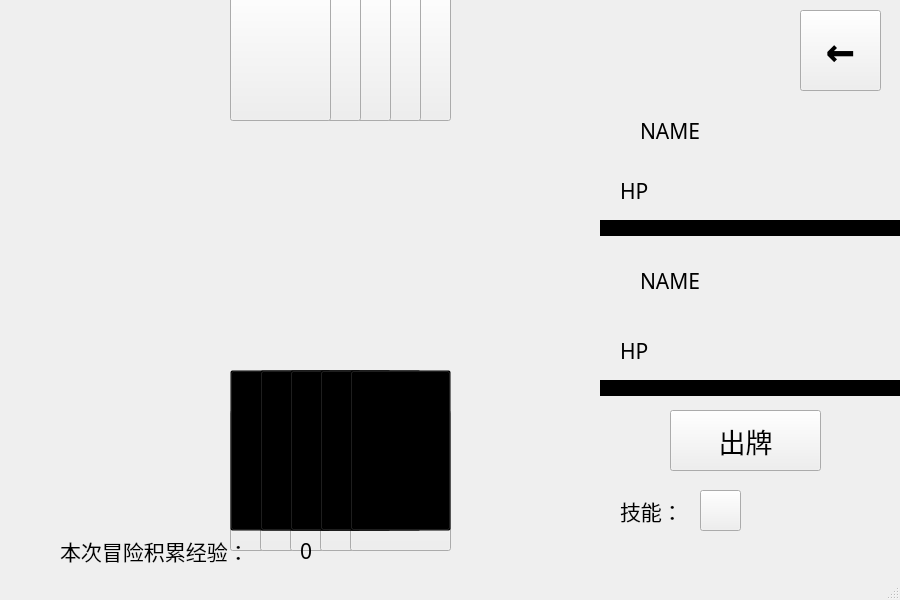
<?xml version="1.0" encoding="UTF-8"?>
<ui version="4.0">
 <class>AdventureWindow</class>
 <widget class="QMainWindow" name="AdventureWindow">
  <property name="geometry">
   <rect>
    <x>0</x>
    <y>0</y>
    <width>900</width>
    <height>600</height>
   </rect>
  </property>
  <property name="windowTitle">
   <string>MainWindow</string>
  </property>
  <widget class="QWidget" name="centralwidget">
   <widget class="QLabel" name="blue_frame_2">
    <property name="geometry">
     <rect>
      <x>60</x>
      <y>20</y>
      <width>551</width>
      <height>511</height>
     </rect>
    </property>
    <property name="styleSheet">
     <string notr="true">border-image: url(:/image/pet_frame);</string>
    </property>
    <property name="text">
     <string/>
    </property>
   </widget>
   <widget class="QLabel" name="blank_bg">
    <property name="geometry">
     <rect>
      <x>0</x>
      <y>-10</y>
      <width>901</width>
      <height>571</height>
     </rect>
    </property>
    <property name="styleSheet">
     <string notr="true">border-image: url(:/image/blank_bg);</string>
    </property>
    <property name="text">
     <string/>
    </property>
   </widget>
   <widget class="QPushButton" name="mycard_4">
    <property name="geometry">
     <rect>
      <x>320</x>
      <y>410</y>
      <width>101</width>
      <height>141</height>
     </rect>
    </property>
    <property name="styleSheet">
     <string notr="true">border-image: url(:/image/card_01);</string>
    </property>
    <property name="text">
     <string/>
    </property>
   </widget>
   <widget class="QLabel" name="blank_bg_2">
    <property name="geometry">
     <rect>
      <x>-150</x>
      <y>530</y>
      <width>1181</width>
      <height>71</height>
     </rect>
    </property>
    <property name="styleSheet">
     <string notr="true">border-image: url(:/image/blank_bg);</string>
    </property>
    <property name="text">
     <string/>
    </property>
   </widget>
   <widget class="QLabel" name="blank_bg_3">
    <property name="geometry">
     <rect>
      <x>-110</x>
      <y>-20</y>
      <width>1651</width>
      <height>41</height>
     </rect>
    </property>
    <property name="styleSheet">
     <string notr="true">border-image: url(:/image/blank_bg);</string>
    </property>
    <property name="text">
     <string/>
    </property>
   </widget>
   <widget class="QPushButton" name="mycard_1">
    <property name="geometry">
     <rect>
      <x>230</x>
      <y>410</y>
      <width>101</width>
      <height>141</height>
     </rect>
    </property>
    <property name="styleSheet">
     <string notr="true">border-image: url(:/image/card_01);</string>
    </property>
    <property name="text">
     <string/>
    </property>
   </widget>
   <widget class="QPushButton" name="mycard_2">
    <property name="geometry">
     <rect>
      <x>260</x>
      <y>410</y>
      <width>101</width>
      <height>141</height>
     </rect>
    </property>
    <property name="styleSheet">
     <string notr="true">border-image: url(:/image/card_01);</string>
    </property>
    <property name="text">
     <string/>
    </property>
   </widget>
   <widget class="QPushButton" name="mycard_3">
    <property name="geometry">
     <rect>
      <x>290</x>
      <y>410</y>
      <width>101</width>
      <height>141</height>
     </rect>
    </property>
    <property name="styleSheet">
     <string notr="true">border-image: url(:/image/card_01);</string>
    </property>
    <property name="text">
     <string/>
    </property>
   </widget>
   <widget class="QPushButton" name="mycard_5">
    <property name="geometry">
     <rect>
      <x>350</x>
      <y>410</y>
      <width>101</width>
      <height>141</height>
     </rect>
    </property>
    <property name="styleSheet">
     <string notr="true">border-image: url(:/image/card_01);</string>
    </property>
    <property name="text">
     <string/>
    </property>
   </widget>
   <widget class="QPushButton" name="vscard_1">
    <property name="geometry">
     <rect>
      <x>230</x>
      <y>-20</y>
      <width>101</width>
      <height>141</height>
     </rect>
    </property>
    <property name="styleSheet">
     <string notr="true">border-image: url(:/image/card_bg);</string>
    </property>
    <property name="text">
     <string/>
    </property>
   </widget>
   <widget class="QPushButton" name="vscard_2">
    <property name="geometry">
     <rect>
      <x>260</x>
      <y>-20</y>
      <width>101</width>
      <height>141</height>
     </rect>
    </property>
    <property name="styleSheet">
     <string notr="true">border-image: url(:/image/card_bg);</string>
    </property>
    <property name="text">
     <string/>
    </property>
   </widget>
   <widget class="QPushButton" name="vscard_3">
    <property name="geometry">
     <rect>
      <x>290</x>
      <y>-20</y>
      <width>101</width>
      <height>141</height>
     </rect>
    </property>
    <property name="styleSheet">
     <string notr="true">border-image: url(:/image/card_bg);</string>
    </property>
    <property name="text">
     <string/>
    </property>
   </widget>
   <widget class="QPushButton" name="vscard_4">
    <property name="geometry">
     <rect>
      <x>320</x>
      <y>-20</y>
      <width>101</width>
      <height>141</height>
     </rect>
    </property>
    <property name="styleSheet">
     <string notr="true">border-image: url(:/image/card_bg);</string>
    </property>
    <property name="text">
     <string/>
    </property>
   </widget>
   <widget class="QPushButton" name="vscard_5">
    <property name="geometry">
     <rect>
      <x>350</x>
      <y>-20</y>
      <width>101</width>
      <height>141</height>
     </rect>
    </property>
    <property name="styleSheet">
     <string notr="true">border-image: url(:/image/card_bg);</string>
    </property>
    <property name="text">
     <string/>
    </property>
   </widget>
   <widget class="QLabel" name="jjc_bg_blue">
    <property name="geometry">
     <rect>
      <x>190</x>
      <y>110</y>
      <width>300</width>
      <height>300</height>
     </rect>
    </property>
    <property name="styleSheet">
     <string notr="true">border-image: url(:/image/jjc_bg_blue);</string>
    </property>
    <property name="text">
     <string/>
    </property>
   </widget>
   <widget class="QLabel" name="jjc_bg_grey">
    <property name="geometry">
     <rect>
      <x>490</x>
      <y>-30</y>
      <width>300</width>
      <height>300</height>
     </rect>
    </property>
    <property name="styleSheet">
     <string notr="true">border-image: url(:/image/jjc_bg_grey);</string>
    </property>
    <property name="text">
     <string/>
    </property>
   </widget>
   <widget class="QLabel" name="jjc_bg_grey_2">
    <property name="geometry">
     <rect>
      <x>490</x>
      <y>280</y>
      <width>300</width>
      <height>300</height>
     </rect>
    </property>
    <property name="styleSheet">
     <string notr="true">border-image: url(:/image/jjc_bg_grey);</string>
    </property>
    <property name="text">
     <string/>
    </property>
   </widget>
   <widget class="QLabel" name="jjc_bg_grey_3">
    <property name="geometry">
     <rect>
      <x>-100</x>
      <y>280</y>
      <width>300</width>
      <height>300</height>
     </rect>
    </property>
    <property name="styleSheet">
     <string notr="true">border-image: url(:/image/jjc_bg_grey);</string>
    </property>
    <property name="text">
     <string/>
    </property>
   </widget>
   <widget class="QLabel" name="jjc_bg_grey_4">
    <property name="geometry">
     <rect>
      <x>-100</x>
      <y>-20</y>
      <width>300</width>
      <height>300</height>
     </rect>
    </property>
    <property name="styleSheet">
     <string notr="true">border-image: url(:/image/jjc_bg_grey);</string>
    </property>
    <property name="text">
     <string/>
    </property>
   </widget>
   <widget class="QLabel" name="jjc_bg_grey_5">
    <property name="geometry">
     <rect>
      <x>190</x>
      <y>400</y>
      <width>300</width>
      <height>300</height>
     </rect>
    </property>
    <property name="styleSheet">
     <string notr="true">border-image: url(:/image/jjc_bg_grey);</string>
    </property>
    <property name="text">
     <string/>
    </property>
   </widget>
   <widget class="QLabel" name="jjc_bg_grey_6">
    <property name="geometry">
     <rect>
      <x>190</x>
      <y>-170</y>
      <width>300</width>
      <height>300</height>
     </rect>
    </property>
    <property name="styleSheet">
     <string notr="true">border-image: url(:/image/jjc_bg_grey);</string>
    </property>
    <property name="text">
     <string/>
    </property>
   </widget>
   <widget class="QLabel" name="blue_frame">
    <property name="geometry">
     <rect>
      <x>360</x>
      <y>200</y>
      <width>131</width>
      <height>181</height>
     </rect>
    </property>
    <property name="styleSheet">
     <string notr="true">border-image: url(:/image/card_frame);</string>
    </property>
    <property name="text">
     <string/>
    </property>
   </widget>
   <widget class="QLabel" name="label_2">
    <property name="geometry">
     <rect>
      <x>200</x>
      <y>130</y>
      <width>131</width>
      <height>181</height>
     </rect>
    </property>
    <property name="styleSheet">
     <string notr="true">border-image: url(:/image/card_frame);</string>
    </property>
    <property name="text">
     <string/>
    </property>
   </widget>
   <widget class="QLabel" name="blank_bg_4">
    <property name="geometry">
     <rect>
      <x>610</x>
      <y>20</y>
      <width>291</width>
      <height>521</height>
     </rect>
    </property>
    <property name="styleSheet">
     <string notr="true">border-image: url(:/image/blank_bg);</string>
    </property>
    <property name="text">
     <string/>
    </property>
   </widget>
   <widget class="QLabel" name="blank_bg_5">
    <property name="geometry">
     <rect>
      <x>0</x>
      <y>10</y>
      <width>61</width>
      <height>551</height>
     </rect>
    </property>
    <property name="styleSheet">
     <string notr="true">border-image: url(:/image/blank_bg);</string>
    </property>
    <property name="text">
     <string/>
    </property>
   </widget>
   <widget class="QPushButton" name="return_button">
    <property name="geometry">
     <rect>
      <x>800</x>
      <y>10</y>
      <width>81</width>
      <height>81</height>
     </rect>
    </property>
    <property name="font">
     <font>
      <family>Fixedsys</family>
      <pointsize>36</pointsize>
      <weight>75</weight>
      <bold>true</bold>
     </font>
    </property>
    <property name="styleSheet">
     <string notr="true">border-image: url(:/image/pet_frame);</string>
    </property>
    <property name="text">
     <string>←</string>
    </property>
   </widget>
   <widget class="QPushButton" name="card_button_1">
    <property name="geometry">
     <rect>
      <x>230</x>
      <y>370</y>
      <width>101</width>
      <height>161</height>
     </rect>
    </property>
    <property name="styleSheet">
     <string notr="true">background-color:transparent;</string>
    </property>
    <property name="text">
     <string/>
    </property>
   </widget>
   <widget class="QPushButton" name="card_button_2">
    <property name="geometry">
     <rect>
      <x>260</x>
      <y>370</y>
      <width>101</width>
      <height>161</height>
     </rect>
    </property>
    <property name="styleSheet">
     <string notr="true">background-color:transparent;</string>
    </property>
    <property name="text">
     <string/>
    </property>
   </widget>
   <widget class="QPushButton" name="card_button_3">
    <property name="geometry">
     <rect>
      <x>290</x>
      <y>370</y>
      <width>101</width>
      <height>161</height>
     </rect>
    </property>
    <property name="styleSheet">
     <string notr="true">background-color:transparent;</string>
    </property>
    <property name="text">
     <string/>
    </property>
   </widget>
   <widget class="QPushButton" name="card_button_4">
    <property name="geometry">
     <rect>
      <x>320</x>
      <y>370</y>
      <width>101</width>
      <height>161</height>
     </rect>
    </property>
    <property name="styleSheet">
     <string notr="true">background-color:transparent;</string>
    </property>
    <property name="text">
     <string/>
    </property>
   </widget>
   <widget class="QPushButton" name="card_button_5">
    <property name="geometry">
     <rect>
      <x>350</x>
      <y>370</y>
      <width>101</width>
      <height>161</height>
     </rect>
    </property>
    <property name="styleSheet">
     <string notr="true">background-color:transparent;</string>
    </property>
    <property name="text">
     <string/>
    </property>
   </widget>
   <widget class="QPushButton" name="discard">
    <property name="geometry">
     <rect>
      <x>670</x>
      <y>410</y>
      <width>151</width>
      <height>61</height>
     </rect>
    </property>
    <property name="font">
     <font>
      <family>方正像素24</family>
      <pointsize>20</pointsize>
      <weight>50</weight>
      <bold>false</bold>
     </font>
    </property>
    <property name="styleSheet">
     <string notr="true">border-image: url(:/image/pet_frame);</string>
    </property>
    <property name="text">
     <string>出牌</string>
    </property>
   </widget>
   <widget class="QLabel" name="label">
    <property name="geometry">
     <rect>
      <x>620</x>
      <y>490</y>
      <width>81</width>
      <height>41</height>
     </rect>
    </property>
    <property name="font">
     <font>
      <family>方正像素24</family>
      <pointsize>16</pointsize>
     </font>
    </property>
    <property name="text">
     <string>技能：</string>
    </property>
   </widget>
   <widget class="QLabel" name="label_3">
    <property name="geometry">
     <rect>
      <x>620</x>
      <y>170</y>
      <width>81</width>
      <height>41</height>
     </rect>
    </property>
    <property name="font">
     <font>
      <family>方正像素24</family>
      <pointsize>16</pointsize>
     </font>
    </property>
    <property name="text">
     <string>HP</string>
    </property>
   </widget>
   <widget class="QLabel" name="label_4">
    <property name="geometry">
     <rect>
      <x>620</x>
      <y>330</y>
      <width>81</width>
      <height>41</height>
     </rect>
    </property>
    <property name="font">
     <font>
      <family>方正像素24</family>
      <pointsize>16</pointsize>
     </font>
    </property>
    <property name="text">
     <string>HP</string>
    </property>
   </widget>
   <widget class="QLabel" name="label_5">
    <property name="geometry">
     <rect>
      <x>600</x>
      <y>220</y>
      <width>311</width>
      <height>16</height>
     </rect>
    </property>
    <property name="font">
     <font>
      <family>Academy Engraved LET</family>
      <pointsize>6</pointsize>
     </font>
    </property>
    <property name="styleSheet">
     <string notr="true">background-color: rgb(0, 0, 0);</string>
    </property>
    <property name="text">
     <string/>
    </property>
   </widget>
   <widget class="QLabel" name="label_6">
    <property name="geometry">
     <rect>
      <x>600</x>
      <y>380</y>
      <width>311</width>
      <height>16</height>
     </rect>
    </property>
    <property name="font">
     <font>
      <family>Academy Engraved LET</family>
      <pointsize>6</pointsize>
     </font>
    </property>
    <property name="styleSheet">
     <string notr="true">background-color: rgb(0, 0, 0);</string>
    </property>
    <property name="text">
     <string/>
    </property>
   </widget>
   <widget class="QLabel" name="vsname">
    <property name="geometry">
     <rect>
      <x>640</x>
      <y>110</y>
      <width>211</width>
      <height>41</height>
     </rect>
    </property>
    <property name="font">
     <font>
      <family>方正像素24</family>
      <pointsize>16</pointsize>
     </font>
    </property>
    <property name="text">
     <string>NAME</string>
    </property>
   </widget>
   <widget class="QLabel" name="myname">
    <property name="geometry">
     <rect>
      <x>640</x>
      <y>260</y>
      <width>221</width>
      <height>41</height>
     </rect>
    </property>
    <property name="font">
     <font>
      <family>方正像素24</family>
      <pointsize>16</pointsize>
     </font>
    </property>
    <property name="text">
     <string>NAME</string>
    </property>
   </widget>
   <widget class="QLabel" name="enemyCard_dis">
    <property name="geometry">
     <rect>
      <x>210</x>
      <y>140</y>
      <width>111</width>
      <height>161</height>
     </rect>
    </property>
    <property name="text">
     <string/>
    </property>
   </widget>
   <widget class="QLabel" name="myCard_dis">
    <property name="geometry">
     <rect>
      <x>370</x>
      <y>210</y>
      <width>111</width>
      <height>161</height>
     </rect>
    </property>
    <property name="text">
     <string/>
    </property>
   </widget>
   <widget class="QLabel" name="hp_1">
    <property name="geometry">
     <rect>
      <x>660</x>
      <y>329</y>
      <width>40</width>
      <height>40</height>
     </rect>
    </property>
    <property name="styleSheet">
     <string notr="true">border-image: url(:/image/hp);</string>
    </property>
    <property name="text">
     <string/>
    </property>
   </widget>
   <widget class="QLabel" name="hp_2">
    <property name="geometry">
     <rect>
      <x>700</x>
      <y>330</y>
      <width>40</width>
      <height>40</height>
     </rect>
    </property>
    <property name="styleSheet">
     <string notr="true">border-image: url(:/image/hp);</string>
    </property>
    <property name="text">
     <string/>
    </property>
   </widget>
   <widget class="QLabel" name="hp_3">
    <property name="geometry">
     <rect>
      <x>740</x>
      <y>330</y>
      <width>40</width>
      <height>40</height>
     </rect>
    </property>
    <property name="styleSheet">
     <string notr="true">border-image: url(:/image/hp);</string>
    </property>
    <property name="text">
     <string/>
    </property>
   </widget>
   <widget class="QLabel" name="hp_4">
    <property name="geometry">
     <rect>
      <x>780</x>
      <y>330</y>
      <width>40</width>
      <height>40</height>
     </rect>
    </property>
    <property name="styleSheet">
     <string notr="true">border-image: url(:/image/hp);</string>
    </property>
    <property name="text">
     <string/>
    </property>
   </widget>
   <widget class="QLabel" name="hp_5">
    <property name="geometry">
     <rect>
      <x>820</x>
      <y>330</y>
      <width>40</width>
      <height>40</height>
     </rect>
    </property>
    <property name="styleSheet">
     <string notr="true">border-image: url(:/image/hp);</string>
    </property>
    <property name="text">
     <string/>
    </property>
   </widget>
   <widget class="QLabel" name="hp_6">
    <property name="geometry">
     <rect>
      <x>660</x>
      <y>170</y>
      <width>40</width>
      <height>40</height>
     </rect>
    </property>
    <property name="styleSheet">
     <string notr="true">border-image: url(:/image/hp);</string>
    </property>
    <property name="text">
     <string/>
    </property>
   </widget>
   <widget class="QLabel" name="hp_7">
    <property name="geometry">
     <rect>
      <x>700</x>
      <y>170</y>
      <width>40</width>
      <height>40</height>
     </rect>
    </property>
    <property name="styleSheet">
     <string notr="true">border-image: url(:/image/hp);</string>
    </property>
    <property name="text">
     <string/>
    </property>
   </widget>
   <widget class="QLabel" name="hp_8">
    <property name="geometry">
     <rect>
      <x>740</x>
      <y>170</y>
      <width>40</width>
      <height>40</height>
     </rect>
    </property>
    <property name="styleSheet">
     <string notr="true">border-image: url(:/image/hp);</string>
    </property>
    <property name="text">
     <string/>
    </property>
   </widget>
   <widget class="QLabel" name="hp_9">
    <property name="geometry">
     <rect>
      <x>780</x>
      <y>170</y>
      <width>40</width>
      <height>40</height>
     </rect>
    </property>
    <property name="styleSheet">
     <string notr="true">border-image: url(:/image/hp);</string>
    </property>
    <property name="text">
     <string/>
    </property>
   </widget>
   <widget class="QLabel" name="hp_10">
    <property name="geometry">
     <rect>
      <x>820</x>
      <y>170</y>
      <width>40</width>
      <height>40</height>
     </rect>
    </property>
    <property name="styleSheet">
     <string notr="true">border-image: url(:/image/hp);</string>
    </property>
    <property name="text">
     <string/>
    </property>
   </widget>
   <widget class="QLabel" name="label_7">
    <property name="geometry">
     <rect>
      <x>60</x>
      <y>530</y>
      <width>241</width>
      <height>41</height>
     </rect>
    </property>
    <property name="font">
     <font>
      <family>方正像素24</family>
      <pointsize>16</pointsize>
     </font>
    </property>
    <property name="text">
     <string>本次冒险积累经验：</string>
    </property>
   </widget>
   <widget class="QLabel" name="exp">
    <property name="geometry">
     <rect>
      <x>300</x>
      <y>530</y>
      <width>191</width>
      <height>41</height>
     </rect>
    </property>
    <property name="font">
     <font>
      <family>方正像素24</family>
      <pointsize>16</pointsize>
     </font>
    </property>
    <property name="text">
     <string>0</string>
    </property>
   </widget>
   <widget class="QPushButton" name="see">
    <property name="geometry">
     <rect>
      <x>700</x>
      <y>490</y>
      <width>41</width>
      <height>41</height>
     </rect>
    </property>
    <property name="styleSheet">
     <string notr="true">border-image: url(:/image/see);</string>
    </property>
    <property name="text">
     <string/>
    </property>
   </widget>
   <zorder>blank_bg</zorder>
   <zorder>jjc_bg_blue</zorder>
   <zorder>jjc_bg_grey_5</zorder>
   <zorder>jjc_bg_grey_6</zorder>
   <zorder>mycard_1</zorder>
   <zorder>mycard_2</zorder>
   <zorder>mycard_3</zorder>
   <zorder>mycard_4</zorder>
   <zorder>mycard_5</zorder>
   <zorder>jjc_bg_grey</zorder>
   <zorder>jjc_bg_grey_2</zorder>
   <zorder>jjc_bg_grey_3</zorder>
   <zorder>jjc_bg_grey_4</zorder>
   <zorder>blue_frame</zorder>
   <zorder>label_2</zorder>
   <zorder>blank_bg_2</zorder>
   <zorder>blank_bg_4</zorder>
   <zorder>blank_bg_5</zorder>
   <zorder>discard</zorder>
   <zorder>label</zorder>
   <zorder>label_3</zorder>
   <zorder>label_4</zorder>
   <zorder>label_5</zorder>
   <zorder>label_6</zorder>
   <zorder>vsname</zorder>
   <zorder>myname</zorder>
   <zorder>enemyCard_dis</zorder>
   <zorder>myCard_dis</zorder>
   <zorder>hp_1</zorder>
   <zorder>hp_2</zorder>
   <zorder>hp_3</zorder>
   <zorder>hp_4</zorder>
   <zorder>hp_5</zorder>
   <zorder>hp_6</zorder>
   <zorder>hp_7</zorder>
   <zorder>hp_8</zorder>
   <zorder>hp_9</zorder>
   <zorder>hp_10</zorder>
   <zorder>label_7</zorder>
   <zorder>exp</zorder>
   <zorder>see</zorder>
   <zorder>vscard_5</zorder>
   <zorder>vscard_4</zorder>
   <zorder>vscard_3</zorder>
   <zorder>vscard_2</zorder>
   <zorder>vscard_1</zorder>
   <zorder>blue_frame_2</zorder>
   <zorder>blank_bg_3</zorder>
   <zorder>return_button</zorder>
   <zorder>card_button_1</zorder>
   <zorder>card_button_2</zorder>
   <zorder>card_button_3</zorder>
   <zorder>card_button_4</zorder>
   <zorder>card_button_5</zorder>
  </widget>
  <widget class="QMenuBar" name="menubar">
   <property name="geometry">
    <rect>
     <x>0</x>
     <y>0</y>
     <width>900</width>
     <height>26</height>
    </rect>
   </property>
  </widget>
  <widget class="QStatusBar" name="statusbar"/>
 </widget>
 <resources/>
 <connections/>
</ui>
